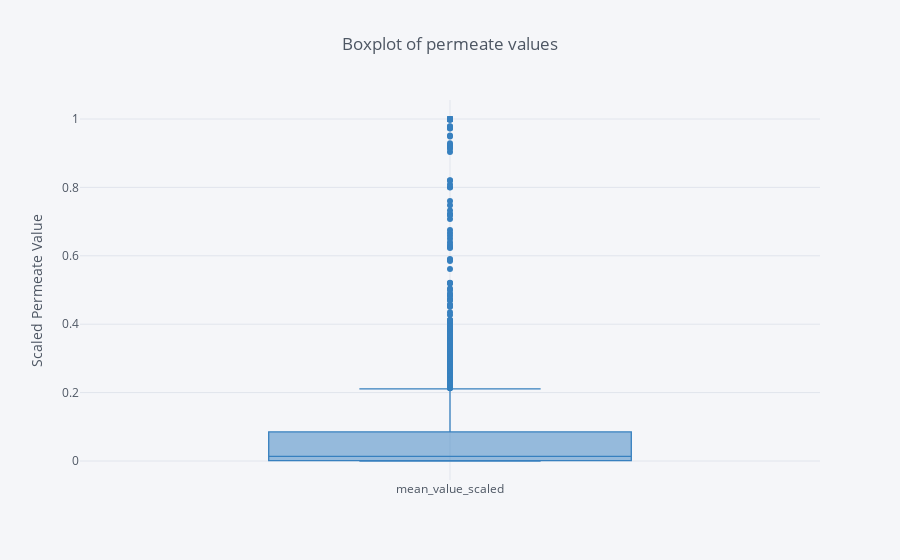

Source (notebook cell):
### Code cell
df_uf['mean_value_scaled'].iplot(kind='box',boxpoints='outliers', yTitle='Scaled Permeate Value',title='Boxplot of permeate values',colors='blue')

### Figure 1 — Plotly figure (JSON) as saved in the notebook; plotly's stock layout.template omitted (floating-point values rounded to 4 significant figures; data arrays with more than 128 entries replaced by an {"elided": "..."} marker saying what was removed)
{"data": [{"boxpoints": "outliers", "line": {"width": 1.3}, "marker": {"color": "rgba(55, 128, 191, 1.0)"}, "name": "mean_value_scaled", "orientation": "v", "type": "box", "uid": "9fbebcc4-d8d9-41fe-a386-3e71de2c36f2", "y": {"elided": "2193 float values"}}], "layout": {"legend": {"bgcolor": "#F5F6F9", "font": {"color": "#4D5663"}}, "paper_bgcolor": "#F5F6F9", "plot_bgcolor": "#F5F6F9", "title": {"font": {"color": "#4D5663"}, "text": "Boxplot of permeate values"}, "xaxis": {"gridcolor": "#E1E5ED", "showgrid": true, "tickfont": {"color": "#4D5663"}, "title": {"font": {"color": "#4D5663"}, "text": ""}, "zerolinecolor": "#E1E5ED"}, "yaxis": {"gridcolor": "#E1E5ED", "showgrid": true, "tickfont": {"color": "#4D5663"}, "title": {"font": {"color": "#4D5663"}, "text": "Scaled Permeate Value"}, "zerolinecolor": "#E1E5ED"}}}
